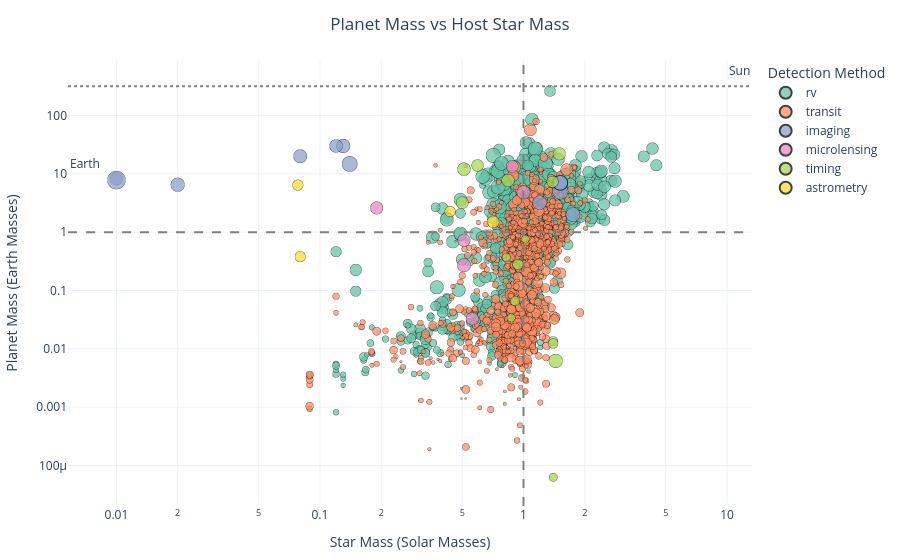

The notebook cell saved with this chart:
### Markdown cell above
C'est assez plat mais c'est parce qu'il faudrait voir la troisieme dimension qu'on veut ajouter pour que ça ait du sens. Je vais regarder ça plus tard.

### Code cell
import plotly.express as px
import numpy as np

df_plot = df.copy()
df_plot = df_plot.dropna(subset=["mass", "host_star_mass", "period", "discovery_method"])
df_plot["discovery_method"] = df_plot["discovery_method"].str.lower().str.strip()

# Limite les extrêmes
df_plot = df_plot[
    (df_plot["mass"] < 5000) &
    (df_plot["host_star_mass"] < 5)
]

df_plot["size"] = np.log1p(df_plot["period"])

# Scatter interactif
fig = px.scatter(
    df_plot,
    x="host_star_mass",
    y="mass",
    color="discovery_method",
    size="size",
    size_max=18,
    log_x=True,
    log_y=True,
    hover_name="name",
    hover_data={
        "host_star_mass": ":.2f",
        "mass": ":.2f",
        "period": ":.1f",
        "semi_major_axis": ":.2f",
        "discovery_method": True
    },
    color_discrete_sequence=px.colors.qualitative.Set2,
    title="Planet Mass vs Host Star Mass",
    labels={
        "host_star_mass": "Star Mass (Solar Masses)",
        "mass": "Planet Mass (Earth Masses)"
    },
    opacity=0.75
)

fig.add_hline(
    y=1,
    line_dash="dash",
    line_color="gray",
    annotation_text="Earth",
    annotation_position="top left"
)

fig.add_hline(
    y=318,
    line_dash="dot",
    line_color="gray",
    annotation_text="Jupiter",
    annotation_position="top left"
)

fig.add_vline(
    x=1,
    line_dash="dash",
    line_color="gray",
    annotation_text="Sun",
    annotation_position="top right"
)

fig.update_traces(
    marker=dict(
        line=dict(width=0.5, color="black")  # contour léger
    )
)

fig.update_layout(
    template="plotly_white",
    hovermode="closest",
    legend_title="Detection Method",
    title_x=0.5,
    margin=dict(l=40, r=40, t=60, b=40)
)

fig.show()

### Figure 1 — Plotly figure (JSON) as saved in the notebook; plotly's stock layout.template omitted (floating-point values rounded to 4 significant figures; data arrays with more than 128 entries replaced by an {"elided": "..."} marker saying what was removed)
{"data": [{"customdata": {"elided": "957x3 mixed values"}, "hovertemplate": "<b>%{hovertext}</b><br><br>discovery_method=%{customdata[2]}<br>Star Mass (Solar Masses)=%{x:.2f}<br>Planet Mass (Earth Masses)=%{y:.2f}<br>size=%{marker.size}<br>period=%{customdata[0]:.1f}<br>semi_major_axis=%{customdata[1]:.2f}<extra></extra>", "hovertext": {"elided": "957 str values"}, "legendgroup": "rv", "marker": {"color": "rgb(102,194,165)", "opacity": 0.75, "size": {"elided": "957 float values"}, "sizemode": "area", "sizeref": 0.04907, "symbol": "circle", "line": {"color": "black", "width": 0.5}}, "mode": "markers", "name": "rv", "showlegend": true, "x": {"elided": "957 float values"}, "xaxis": "x", "y": {"elided": "957 float values"}, "yaxis": "y", "type": "scattergl"}, {"customdata": {"elided": "1111x3 mixed values"}, "hovertemplate": "<b>%{hovertext}</b><br><br>discovery_method=%{customdata[2]}<br>Star Mass (Solar Masses)=%{x:.2f}<br>Planet Mass (Earth Masses)=%{y:.2f}<br>size=%{marker.size}<br>period=%{customdata[0]:.1f}<br>semi_major_axis=%{customdata[1]:.2f}<extra></extra>", "hovertext": {"elided": "1111 str values"}, "legendgroup": "transit", "marker": {"color": "rgb(252,141,98)", "opacity": 0.75, "size": {"elided": "1111 float values"}, "sizemode": "area", "sizeref": 0.04907, "symbol": "circle", "line": {"color": "black", "width": 0.5}}, "mode": "markers", "name": "transit", "showlegend": true, "x": {"elided": "1111 float values"}, "xaxis": "x", "y": {"elided": "1111 float values"}, "yaxis": "y", "type": "scattergl"}, {"customdata": [[166500.0, 67.96, "imaging"], [83260.0, 42.81, "imaging"], [41630.0, 26.97, "imaging"], [20820.0, 16.99, "imaging"], [8030.0, 8.4, "imaging"], [2560.0, 0.97, "imaging"], [8686.0, 4.48, "imaging"], [7340.0, 3.53, "imaging"], [8040000.0, 200.0, "imaging"], [9855.0, 2.6, "imaging"], [15000.0, 14.0, "imaging"], [104100.0, 23.04, "imaging"], [4640.0, 2.897, "imaging"], [0.2401, 0.006, "imaging"], [0.3429, 0.0076, "imaging"]], "hovertemplate": "<b>%{hovertext}</b><br><br>discovery_method=%{customdata[2]}<br>Star Mass (Solar Masses)=%{x:.2f}<br>Planet Mass (Earth Masses)=%{y:.2f}<br>size=%{marker.size}<br>period=%{customdata[0]:.1f}<br>semi_major_axis=%{customdata[1]:.2f}<extra></extra>", "hovertext": ["HR 8799 b", "HR 8799 c", "HR 8799 d", "HR 8799 e", "AF Lep b", "WISE J033605.05-014350.4 b", "2M 2206-20 b", "2M 2140+16 b", "CFHTWIR-Oph 98 A b", "CFBDS 1458 b", "51 Eri b", "HIP 81208 C b", "2M 0746+20 b", "KOI-55 b", "KOI-55 c"], "legendgroup": "imaging", "marker": {"color": "rgb(141,160,203)", "opacity": 0.75, "size": [12.02, 11.33, 10.64, 9.944, 8.991, 7.848, 9.07, 8.901, 15.9, 9.196, 9.616, 11.55, 8.443, 0.2152, 0.2948], "sizemode": "area", "sizeref": 0.04907, "symbol": "circle", "line": {"color": "black", "width": 0.5}}, "mode": "markers", "name": "imaging", "showlegend": true, "x": [1.516, 1.516, 1.516, 1.516, 1.2, 0.01, 0.13, 0.08, 0.01, 0.02, 1.75, 0.14, 0.12, 0.496, 0.496], "xaxis": "x", "y": [5.0, 7.0, 7.0, 7.0, 3.2, 8.25, 30.0, 20.0, 7.8, 6.5, 2.0, 14.8, 30.0, 0.0014, 0.0021], "yaxis": "y", "type": "scattergl"}, {"customdata": [[1790.0, 2.3, "microlensing"], [4930.0, 4.5, "microlensing"], [5480.0, 6.1, "microlensing"], [1220.0, 2.17, "microlensing"], [2780.0, 3.2, "microlensing"], [1982.0, 1.8, "microlensing"]], "hovertemplate": "<b>%{hovertext}</b><br><br>discovery_method=%{customdata[2]}<br>Star Mass (Solar Masses)=%{x:.2f}<br>Planet Mass (Earth Masses)=%{y:.2f}<br>size=%{marker.size}<br>period=%{customdata[0]:.1f}<br>semi_major_axis=%{customdata[1]:.2f}<extra></extra>", "hovertext": ["OGLE-2006-BLG-109L b", "OGLE-2006-BLG-109L c", "OGLE-2018-BLG-0740L b", "OGLE-2016-BLG-1190L b", "MOA-2009-BLG-266L b", "MOA-2009-BLG-387L b"], "legendgroup": "microlensing", "marker": {"color": "rgb(231,138,195)", "opacity": 0.75, "size": [7.491, 8.503, 8.609, 7.107, 7.931, 7.592], "sizemode": "area", "sizeref": 0.04907, "symbol": "circle", "line": {"color": "black", "width": 0.5}}, "mode": "markers", "name": "microlensing", "showlegend": true, "x": [0.51, 0.51, 1.0, 0.88, 0.56, 0.19], "xaxis": "x", "y": [0.727, 0.271, 4.8, 13.38, 0.03272, 2.6], "yaxis": "y", "type": "scattergl"}, {"customdata": [[75.73, 0.3395, "timing"], [675.5, 1.68, "timing"], [794.8, 0.5, "timing"], [2500.0, 4.2, "timing"], [22.1, 0.1529, "timing"], [25.26, 0.19, "timing"], [66.54, 0.36, "timing"], [98.21, 0.46, "timing"], [273.7, 0.807, "timing"], [24.67, 0.1554, "timing"], [4098.0, 5.75, "timing"], [1170.0, 1.7, "timing"], [1900.0, 2.8, "timing"], [10140.0, 10.26, "timing"], [31.51, 0.186, "timing"], [0.09071, 0.00442, "timing"], [2.156, 0.035, "timing"], [0.323, 0.0102, "timing"]], "hovertemplate": "<b>%{hovertext}</b><br><br>discovery_method=%{customdata[2]}<br>Star Mass (Solar Masses)=%{x:.2f}<br>Planet Mass (Earth Masses)=%{y:.2f}<br>size=%{marker.size}<br>period=%{customdata[0]:.1f}<br>semi_major_axis=%{customdata[1]:.2f}<extra></extra>", "hovertext": ["Kepler-82 f", "Kepler-419 c", "FN Lyr b", "KOI-12 c", "KOI-142 c", "PSR 1257+12 A", "PSR 1257+12 B", "PSR 1257+12 C", "TOI-199 c", "TOI-2202 c", "DE CVn b", "V391 Peg b", "UZ For (AB) d", "PSR B0329+54 b", "Kepler-411 e", "PSR J1719-1438 b", "WASP-18 c", "PSR J2322-2650 b"], "legendgroup": "timing", "marker": {"color": "rgb(166,216,84)", "opacity": 0.75, "size": [4.34, 6.517, 6.679, 7.824, 3.14, 3.268, 4.213, 4.597, 5.616, 3.245, 8.319, 7.066, 7.55, 9.224, 3.482, 0.08683, 1.149, 0.2799], "sizemode": "area", "sizeref": 0.04907, "symbol": "circle", "line": {"color": "black", "width": 0.5}}, "mode": "markers", "name": "timing", "showlegend": true, "x": [0.91, 1.39, 0.595, 1.5, 1.022, 1.4, 1.4, 1.4, 0.94, 0.823, 0.51, 0.5, 0.84, 1.44, 0.87, 1.4, 1.22, 1.4], "xaxis": "x", "y": [0.06576, 7.3, 13.9, 22.0, 0.76, 6.29e-05, 0.0135, 0.0123, 0.28, 0.369, 12.0, 3.2, 7.7, 0.0062, 0.03398, 1.21, 0.1737, 0.7949], "yaxis": "y", "type": "scattergl"}, {"customdata": [[220.0, 0.3063, "astrometry"], [271.7, 0.36, "astrometry"], [284.4, 0.6428, "astrometry"], [1016.0, 1.76, "astrometry"]], "hovertemplate": "<b>%{hovertext}</b><br><br>discovery_method=%{customdata[2]}<br>Star Mass (Solar Masses)=%{x:.2f}<br>Planet Mass (Earth Masses)=%{y:.2f}<br>size=%{marker.size}<br>period=%{customdata[0]:.1f}<br>semi_major_axis=%{customdata[1]:.2f}<extra></extra>", "hovertext": ["TVLM 513-46546 b", "VB 10 b", "GJ 896 A b", "HD 176051 b"], "legendgroup": "astrometry", "marker": {"color": "rgb(255,217,47)", "opacity": 0.75, "size": [5.398, 5.608, 5.654, 6.925], "sizemode": "area", "sizeref": 0.04907, "symbol": "circle", "line": {"color": "black", "width": 0.5}}, "mode": "markers", "name": "astrometry", "showlegend": true, "x": [0.08, 0.0779, 0.436, 0.71], "xaxis": "x", "y": [0.38, 6.4, 2.26, 1.5], "yaxis": "y", "type": "scattergl"}], "layout": {"xaxis": {"anchor": "y", "domain": [0.0, 1.0], "title": {"text": "Star Mass (Solar Masses)"}, "type": "log"}, "yaxis": {"anchor": "x", "domain": [0.0, 1.0], "title": {"text": "Planet Mass (Earth Masses)"}, "type": "log"}, "legend": {"title": {"text": "Detection Method"}, "tracegroupgap": 0, "itemsizing": "constant"}, "title": {"text": "Planet Mass vs Host Star Mass", "x": 0.5}, "shapes": [{"line": {"color": "gray", "dash": "dash"}, "type": "line", "x0": 0, "x1": 1, "xref": "x domain", "y0": 1, "y1": 1, "yref": "y"}, {"line": {"color": "gray", "dash": "dot"}, "type": "line", "x0": 0, "x1": 1, "xref": "x domain", "y0": 318, "y1": 318, "yref": "y"}, {"line": {"color": "gray", "dash": "dash"}, "type": "line", "x0": 1, "x1": 1, "xref": "x", "y0": 0, "y1": 1, "yref": "y domain"}], "annotations": [{"showarrow": false, "text": "Earth", "x": 0, "xanchor": "left", "xref": "x domain", "y": 1, "yanchor": "bottom", "yref": "y"}, {"showarrow": false, "text": "Jupiter", "x": 0, "xanchor": "left", "xref": "x domain", "y": 318, "yanchor": "bottom", "yref": "y"}, {"showarrow": false, "text": "Sun", "x": 1, "xanchor": "left", "xref": "x", "y": 1, "yanchor": "top", "yref": "y domain"}], "margin": {"l": 40, "r": 40, "t": 60, "b": 40}, "hovermode": "closest"}}
